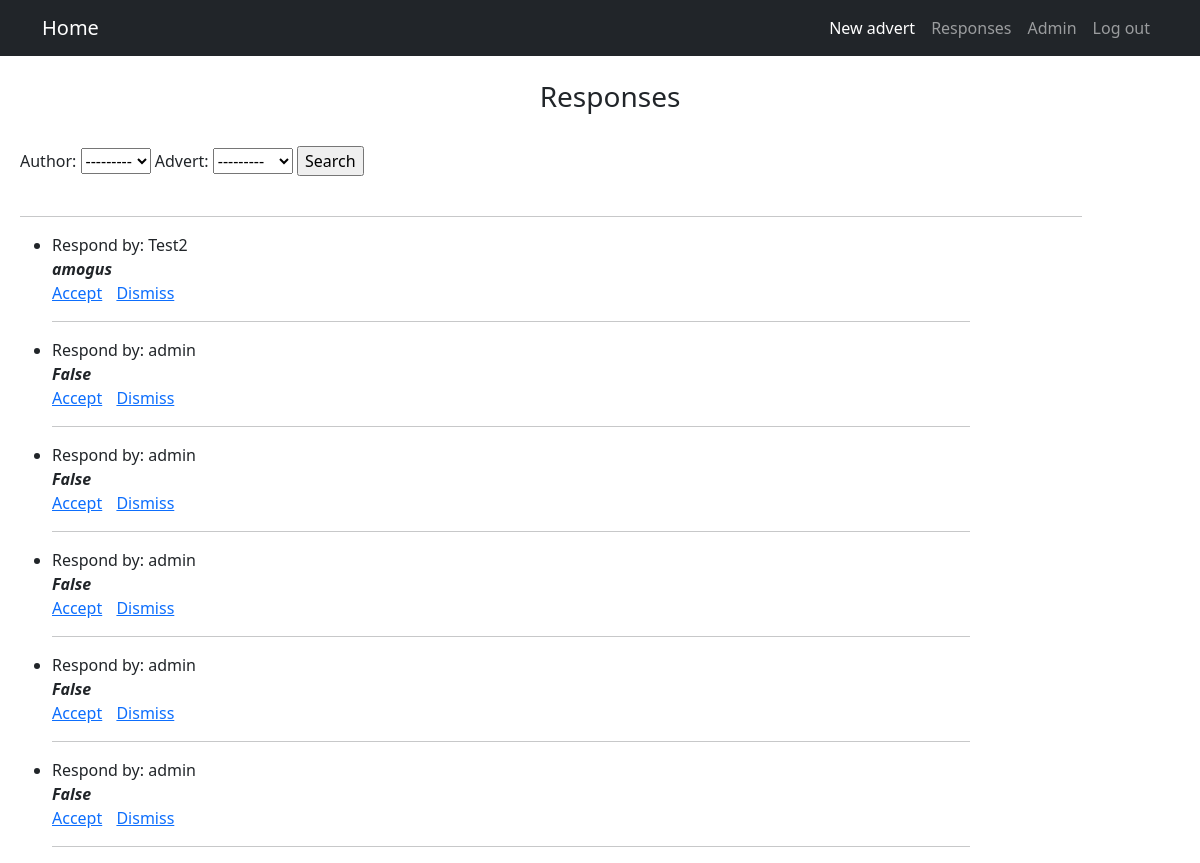
Before: /responses (signed in) with the older database file.
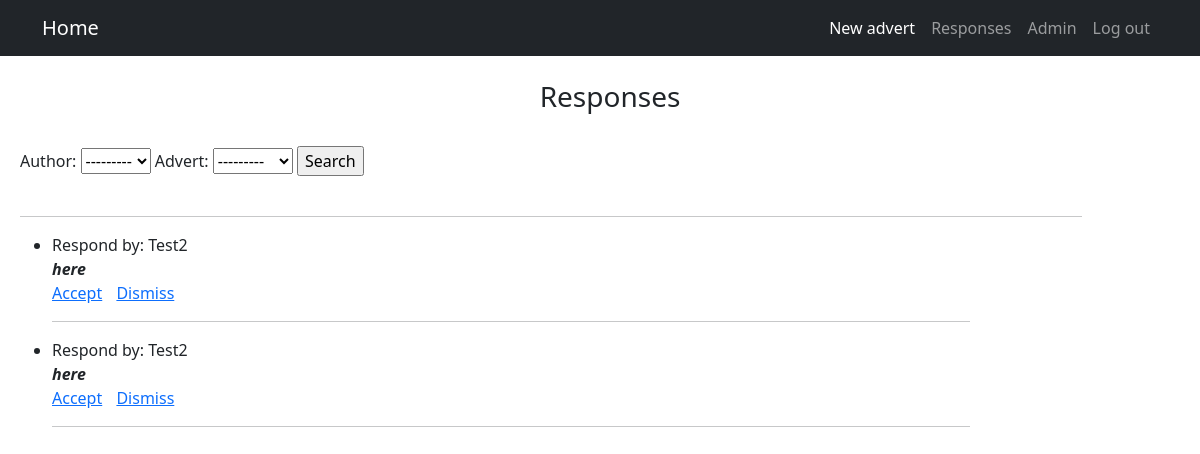
After: the same page with the newer database file.
### AdvApp/models.py (models this page shows)
class Response(models.Model):
    id_user = models.ForeignKey(User, on_delete=models.CASCADE)
    id_advert = models.ForeignKey(Advert, on_delete=models.CASCADE)
    text = models.TextField()
    accepted = models.BooleanField(default=False)

### AdvApp/views.py (the view)
# urls.py: path('responses', ResponseList.as_view(), name = 'responses'),
class ResponseList(ListView):
    model = Response
    template_name = 'responses.html'
    context_object_name = 'responseList'
    def get_context_data(self, **kwargs):
        context = super().get_context_data(**kwargs)
        user_adverts = Advert.objects.filter(id_user=self.request.user)
        query = Response.objects.filter(id_advert__in=user_adverts).order_by('-id_user')
        context['filter'] = ResponseFilter(self.request.GET, queryset=query)
        return context

### AdvApp/models.py (called while the page is built)
    def __str__(self):
        string = self.text[0:20]
        if len(self.text) > len(string):
            string += "..."
        return string

### templates/responses.html (shortened to what this page needs)
{% extends 'deafult.html' %}
{% block content %}
    <br>
    <div align="center">
    <h3>Responses</h3>
    </div>
    <br>
    <form method="GET">
        {{ filter.form }}
        <input type="submit" value="Search">
    </form>
    <br>
    <hr style="width:90%;text-align:left;margin-left:0">
    {% if responseList %}
    <ul>
        {% for record in filter.qs %}
            {% if not record.accepted %}
            <li>
                <p align="left">
                    Respond by: {{ record.id_user }}
                <br>
                    <b><i>{{ record.text }}</i></b>
                <br>
                    {% if not record.accepted %}
                        <a href="responses/accept/{{ record.pk }}">Accept</a>
                    {% else %}
                        Accepted
                    {% endif %}
                    <span style="padding-left: 10px;">
                        <a href="responses/delete/{{ record.pk }}">Dismiss</a>
                    </span>
                </p>
            </li>
            <hr style="width:80%;text-align:left;margin-left:0">
            {% endif %}
        {% endfor %}
    </ul>
    {% else %}
        <h3>Nothing here</h3>
    {% endif %}
{% endblock content %}

Changed rows visible on the page:
removed Response: id_user "Test2", text "amogus"
removed Response: id_user "admin", text "False"
removed Response: id_user "admin", text "False"
removed Response: id_user "admin", text "False"
removed Response: id_user "admin", text "False"
removed Response: id_user "admin", text "False"
added Response: id_user "Test2", text "here"
added Response: id_user "Test2", text "here"
